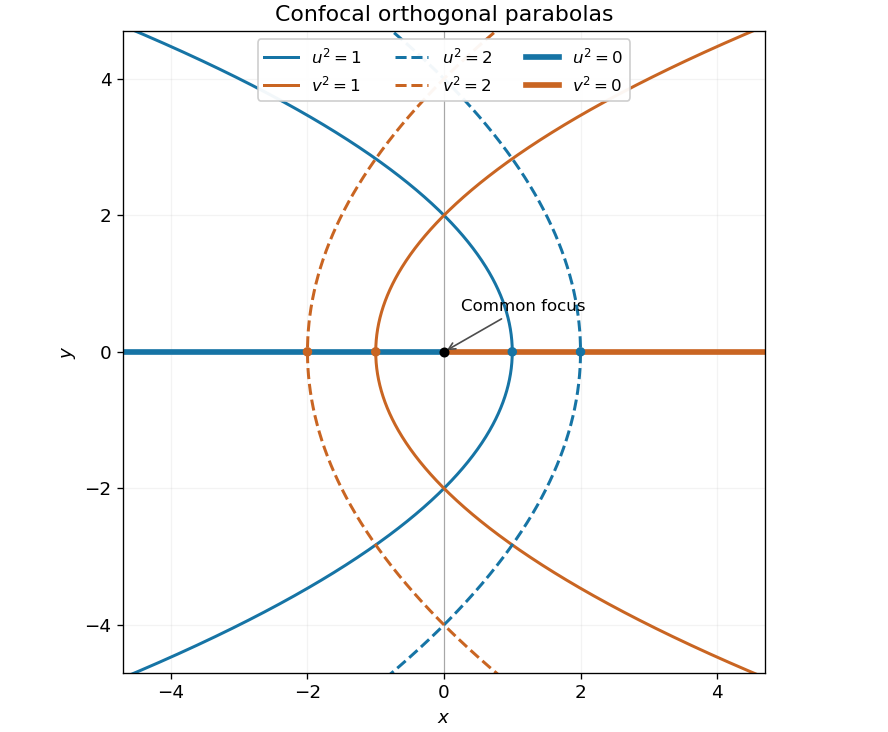

Write Python code to recreate this figure.
"""Requested parabolic coordinate levels; Python 3.14, NumPy 2.3, Matplotlib 3.10.

Run from the desired output directory; the PNG is written in the current directory.
"""
from pathlib import Path

import matplotlib
matplotlib.use("Agg")
import matplotlib.pyplot as plt
import numpy as np


def main():
    plt.rcParams.update({"font.size": 11, "figure.facecolor": "white", "axes.facecolor": "white"})
    fig, ax = plt.subplots(figsize=(7.4, 6.1), dpi=120, layout="constrained")
    y = np.linspace(-5.5, 5.5, 1200)
    for c, style in [(1, "-"), (2, "--")]:
        ax.plot(c - y*y/(4*c), y, style, color="#1674a5", lw=1.8, label=rf"$u^2={c}$")
        ax.plot(y*y/(4*c) - c, y, style, color="#c96522", lw=1.8, label=rf"$v^2={c}$")
    ax.plot([-4.7, 0], [0, 0], color="#1674a5", lw=3.4, label=r"$u^2=0$")
    ax.plot([0, 4.7], [0, 0], color="#c96522", lw=3.4, label=r"$v^2=0$")
    ax.scatter([0], [0], color="black", s=25, zorder=5)
    ax.annotate("Common focus", (0, 0), (0.25, 0.6), fontsize=10,
                arrowprops={"arrowstyle": "->", "color": "0.3"})
    for c in [1, 2]:
        ax.scatter([c, -c], [0, 0], color=["#1674a5", "#c96522"], s=22, zorder=5)
    ax.axvline(0, color="0.65", lw=0.7, zorder=0)
    ax.set(xlim=(-4.7, 4.7), ylim=(-4.7, 4.7), xlabel="$x$", ylabel="$y$",
           title="Confocal orthogonal parabolas")
    ax.set_aspect("equal")
    ax.grid(alpha=0.15)
    ax.legend(loc="upper center", ncol=3, fontsize=10, framealpha=0.95)
    fig.savefig(Path(__file__).with_suffix(".png").name, facecolor="white", transparent=False)
    plt.close(fig)


if __name__ == "__main__":
    main()
